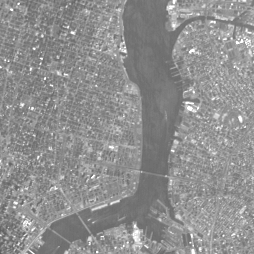
#> input picture 18JE0292_A4/img2.png, 254 x 254 px
$ python Q2.py
#> lines starting #> are read from the running program, lines starting #| are printed output that depends on the picture; after the words box and inside, x2 and y2 are one past the last pixel; in counts of white or black regions, pixels touching at a corner belong together
#> further down, img is the input picture: shape (254, 254); min 91, max 255, mean 143.7
#| (254, 254)
#!/usr/bin/env python3
# -*- coding: utf-8 -*-
"""
Created on Tue Feb  1 16:09:11 2022

@author: dhyeybm
"""

import cv2
import numpy as np
def find_edge(img,filter_x,filter_name):
#> called with filter_x = array of shape (3, 3), filter_name = 'Laplacian'
    x,y = img.shape
#> x = 254; y = 254
    g_x = np.zeros((x,y))
    dx = [0,0,0,1,1,1,2,2,2]
    dy = [0,1,2,0,1,2,0,1,2]
    for i in range(1,x-1):
        for j in range(1,y-1):
            for idx in range(9):
                g_x[i,j] = g_x[i,j] + img[i+dx[idx]-1,j+dy[idx]-1]*filter_x[dx[idx],dy[idx]]
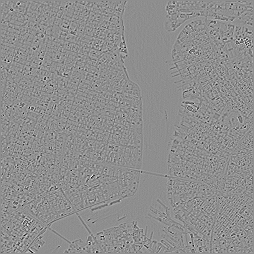
#> g_x: shape (254, 254) float64; min -332, max 263, mean 0; drawn with min black and max white
    g =  np.subtract(img,g_x)
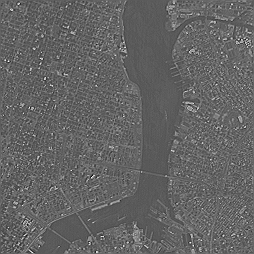
#> g: shape (254, 254) float64; min -144, max 587, mean 143.6; drawn with min black and max white
    cv2.imshow(filter_name,g_x)
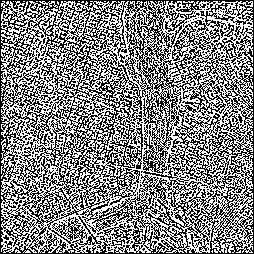
#> window 'Laplacian': shape (254, 254); 52.1% white; black in thin lines or dots
    cv2.waitKey(0)

    cv2.imshow(filter_name+" Difference",g)
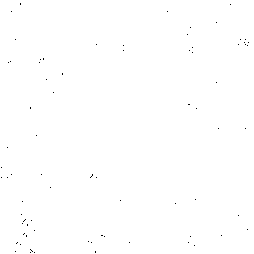
#> window 'Laplacian Difference': shape (254, 254); 99.9% white; black in thin lines or dots
    cv2.waitKey(0)

img = cv2.imread('img2.png', 0)
cv2.imshow("Original", img)
cv2.waitKey(0)
print(img.shape)
laplacian = np.array([[0,1,0],[1,-4,1],[0,1,0]])
find_edge(img,laplacian,"Laplacian")

advanced= np.array([[1,1,1],[1,-8,1],[1,1,1]])
find_edge(img,advanced,"Advanced Laplacian")
#> call 2 of find_edge, with filter_x = array of shape (3, 3), filter_name = 'Advanced Laplacian'
#> in find_edge (call 2), `cv2.imshow(filter_name,g_x)`:
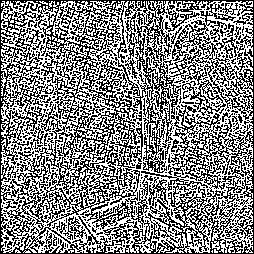
#> window 'Advanced Laplacian': shape (254, 254); 52.6% white; black in thin lines or dots
#> in find_edge (call 2), `cv2.imshow(filter_name+" Difference",g)`:
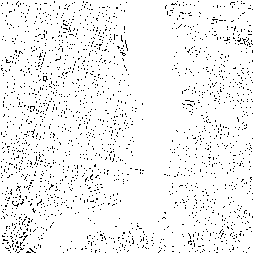
#> window 'Advanced Laplacian Difference': shape (254, 254); 95% white; black in thin lines or dots

cv2.destroyAllWindows()

$ run again, with 18JE0292_A4/img3.png copied over 18JE0292_A4/img2.png
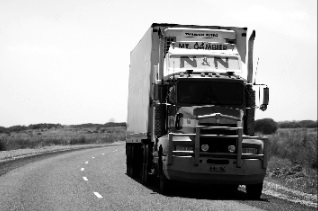
#> input picture 18JE0292_A4/img3.png, 318 x 211 px
#> img is the input picture: shape (211, 318); min 0, max 255, mean 157.5
#| (211, 318)
#> in find_edge, `cv2.imshow(filter_name,g_x)`:
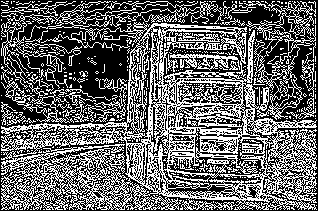
#> window 'Laplacian': shape (211, 318); 40.4% white in thin lines or dots
#> in find_edge (call 2), `cv2.imshow(filter_name+" Difference",g)`:
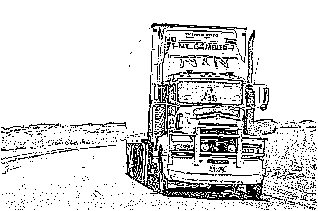
#> window 'Advanced Laplacian Difference': shape (211, 318); 85.6% white; black in thin lines or dots, all inside (x1, y1, x2, y2) = (1, 23, 317, 210)
